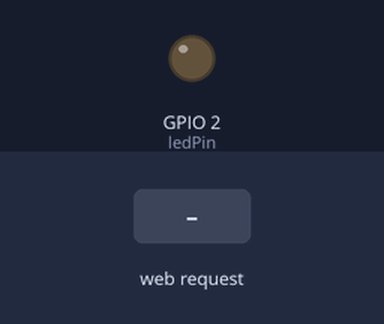
The sketch below on a simulated ESP32. On the bench: output pins drawn as LEDs (lit = HIGH). The inputs (shaded band) are chosen by the test bench. WiFi joins after 1.5 s; servers stay silent unless stated; what the sketch prints to the serial monitor is not drawn.

Above: at 3.7 s.
3.8 s: HTTP request GET /on received
At 4.3 s:
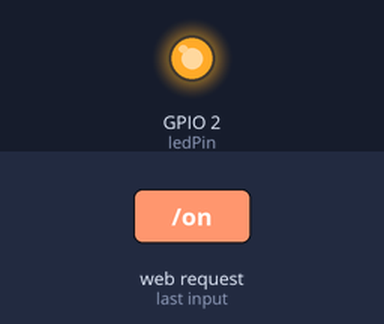
5.3 s: HTTP request GET /off received
At 6.7 s:
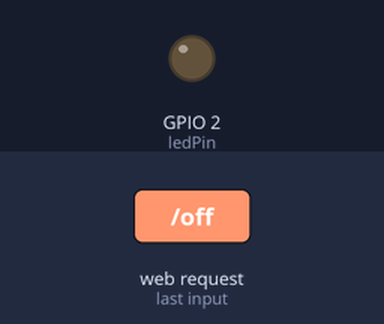
Timing chart, 0 to 8.3 s (numbered marks = the images above; inputs shaded):
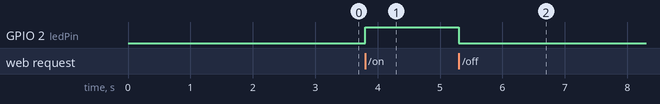

Measured:
- after the input at 3.8 s, GPIO 2 (ledPin): LOW → HIGH at once
- after the input at 5.3 s, GPIO 2 (ledPin): HIGH → LOW at once

The sketch:

test5.ino
```cpp
#include <WiFi.h>
#include <WebServer.h>

// Replace with your actual Wi-Fi credentials
const char* ssid = "SDG";
const char* password = "13131313";

// Initialize the web server on default HTTP port 80
WebServer server(80);

// The built-in LED is on pin 2 for the DOIT ESP32 V1
const int ledPin = 2;

// Function to generate the HTML interface
String getHTML() {
  String html = "<!DOCTYPE html><html>";
  html += "<head><meta name=\"viewport\" content=\"width=device-width, initial-scale=1\">";
  html += "<style>html { font-family: Helvetica; display: inline-block; margin: 0px auto; text-align: center;}";
  html += ".button { background-color: #008CBA; border: none; color: white; padding: 16px 40px;";
  html += "text-decoration: none; font-size: 30px; margin: 2px; cursor: pointer; border-radius: 8px;}";
  html += ".button-off {background-color: #555555;}</style></head>";
  html += "<body><h1>ESP32 Control Panel</h1>";
  html += "<p>Onboard Blue LED</p>";
  html += "<p><a href=\"/on\"><button class=\"button\">Turn ON</button></a></p>";
  html += "<p><a href=\"/off\"><button class=\"button button-off\">Turn OFF</button></a></p>";
  html += "</body></html>";
  return html;
}

void setup() {
  Serial.begin(115200);
  delay(1000);

  // Initialize the LED pin as an output and turn it off initially
  pinMode(ledPin, OUTPUT);
  digitalWrite(ledPin, LOW);

  // Connect to Wi-Fi
  Serial.print("Connecting to Wi-Fi: ");
  Serial.println(ssid);
  WiFi.begin(ssid, password);

  while (WiFi.status() != WL_CONNECTED) {
    delay(500);
    Serial.print(".");
  }

  Serial.println("\n✅ Wi-Fi Connected!");
  Serial.print("Access your server at this IP Address: http://");
  Serial.println(WiFi.localIP());

  // Define how the server handles different web requests (routes)
  server.on("/", []() {
    server.send(200, "text/html", getHTML()); // Load main page
  });

  server.on("/on", []() {
    digitalWrite(ledPin, HIGH);               // Turn LED on
    server.send(200, "text/html", getHTML()); // Reload page
  });

  server.on("/off", []() {
    digitalWrite(ledPin, LOW);                // Turn LED off
    server.send(200, "text/html", getHTML()); // Reload page
  });

  // Start the server
  server.begin();
  Serial.println("HTTP server started!");
}

void loop() {
  // Listen for incoming client requests from your browser
  server.handleClient();
}
```
